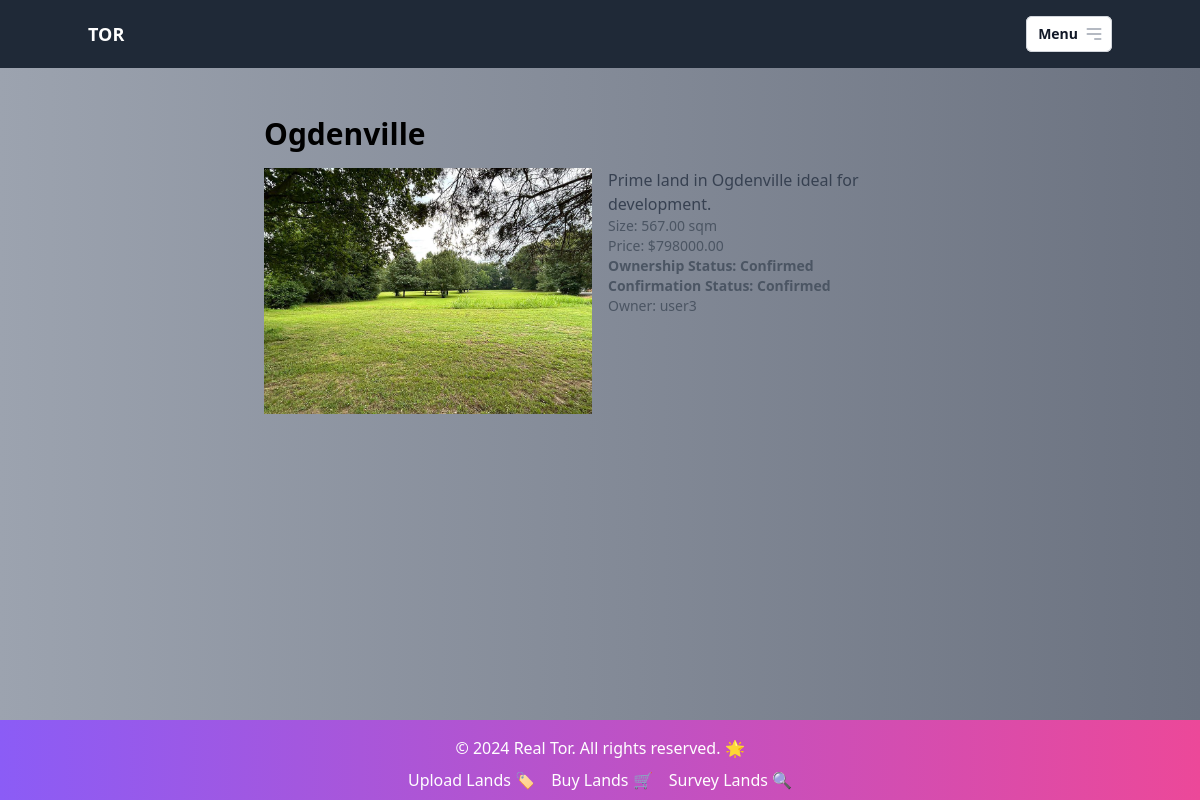
The app's page /lands/1/ (signed in) with its own data.
### lands/models.py (models this page shows, shortened)
class Land(models.Model):
    location = models.CharField(max_length=100)
    size = models.DecimalField(max_digits=10, decimal_places=2)
    price = models.DecimalField(max_digits=10, decimal_places=2)
    description = models.TextField()
    ownership_status = models.BooleanField(default=False, verbose_name="Ownership Status")
    confirmation_status = models.BooleanField(default=False, verbose_name="Confirmation Status")
    images = models.ImageField(upload_to="land_images", blank=True, null=True)
    document = models.FileField(upload_to="land_documents", blank=True, null=True)
    owner = models.ForeignKey(User, on_delete=models.CASCADE, related_name="lands", verbose_name="Owner")
    class Meta:
        verbose_name = "Land"
        verbose_name_plural = "Lands"

### lands/views.py (the view)
# urls.py: path('<int:land_id>/', land_detail, name='land_detail'),
@login_required
def land_detail(request, land_id):
    land = get_object_or_404(Land, id=land_id)
    return render(request, 'lands/land_detail.html', {'land': land})

### templates/lands/land_detail.html (shortened to what this page needs)
{% extends 'base.html' %}
{% block content %}
<div class="container mx-auto px-4 py-8">
    <div class="max-w-2xl mx-auto">
        <h1 class="text-3xl font-bold mb-4">{{ land.location }}</h1>
        <div class="grid grid-cols-1 md:grid-cols-2 gap-4">
            <div>
                {% if land.images %}
                    {% if land.images.count > 1 %}
                        <div class="grid grid-cols-2 gap-4">
                            {% for image in land.images.all %}
                                <img src="{{ image.url }}" alt="{{ land.location }}" class="w-full h-auto">
                            {% endfor %}
                        </div>
                    {% else %}
                        <img src="{{ land.images.url }}" alt="{{ land.location }}" class="w-full h-auto">
                    {% endif %}
                {% endif %}
            </div>
            <div>
                <p class="text-gray-700">{{ land.description }}</p>
                <p class="text-sm text-gray-600">Size: {{ land.size }} sqm</p>
                <p class="text-sm text-gray-600">Price: ${{ land.price }}</p>
                <p class="text-sm font-bold text-gray-600">Ownership Status: {% if land.ownership_status %}Confirmed{% else %}Not Confirmed{% endif %}</p>
                <p class="text-sm font-bold text-gray-600">Confirmation Status: {% if land.confirmation_status %}Confirmed{% else %}Not Confirmed{% endif %}</p>
                <p class="text-sm text-gray-600">Owner: {{ land.owner.username }}</p>
            </div>
        </div>
    </div>
</div>
{% endblock %}

### templates/base.html (style rules this page uses)
html { min-height: 100%; position: relative; }
body { margin: 0; padding-bottom: 80px; }

### records on screen
Land: location "Ogdenville", images (picture), description "Prime land in Ogdenville ideal for development.", size "567.00", price "798000.00", owner.username "user3"
